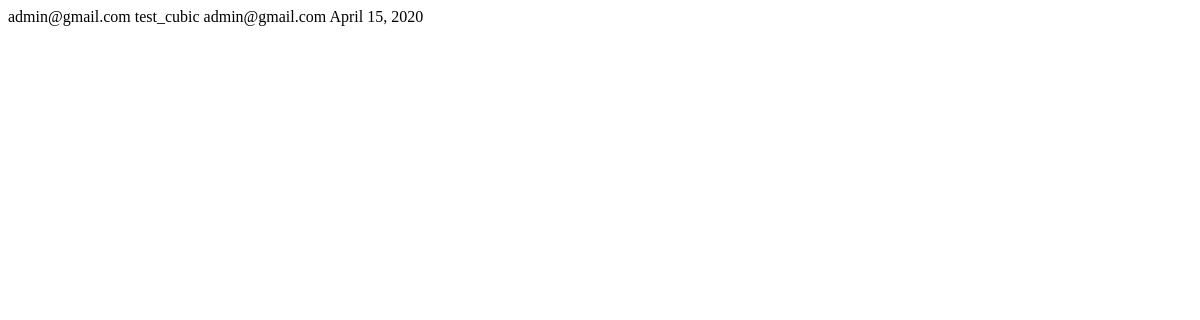
Before: /users/mycubic/ (signed in) with the older database file.
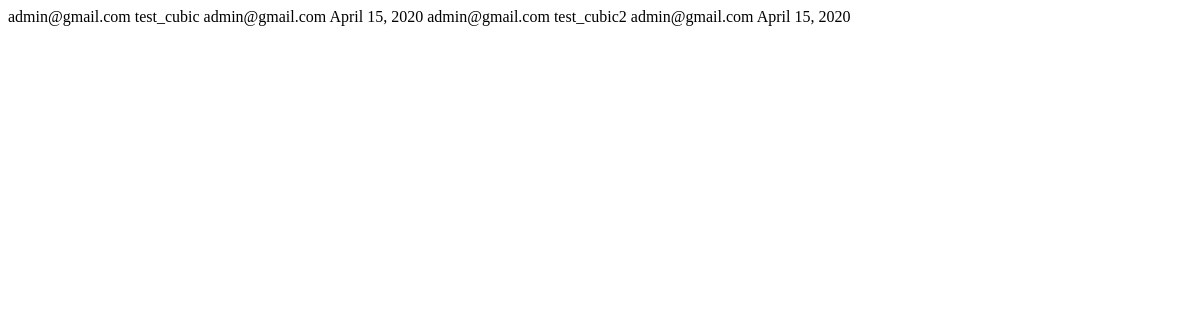
After: the same page with the newer database file.
### assign/models.py (models this page shows, shortened)
class AssignUserCubic(models.Model):
    assigner = models.ForeignKey(FocalPoint, on_delete=models.CASCADE, related_name='+')  #TODO: type should be focal point or higher?
    time = models.DateField(null=True, blank=True, default=timezone.now())
    assigned_user = models.ForeignKey(CustomUser, on_delete=models.CASCADE, related_name='+')
    cubic = models.ForeignKey(Cubic, on_delete=models.CASCADE)
    class Meta:
        unique_together = (("assigned_user", "cubic"),)

### custom_user/models.py (models this page shows, shortened)
class CustomUser(AbstractBaseUser):
    email = models.EmailField(
        verbose_name='email address',
        max_length=255,
        unique=True,
    )
    active = models.BooleanField(default=True)
    staff = models.BooleanField(default=False)  # a admin user; non super-user
    admin = models.BooleanField(default=False)  # a superuser
    objects = UserManager()
    USERNAME_FIELD = 'email'
    REQUIRED_FIELDS = []  # Email & Password are required by default.
    employee_number = models.CharField(max_length=MAX_LENGTH, default="1")  #TODO: unique? think about admins( now they are always 0)
    start_date = models.DateField(null=True, blank=True)
    end_date = models.DateField(null=True, blank=True)
    percentage = models.CharField(choices=(('full_time', 'full_time'), ('part_time', 'part_time')), max_length=MAX_LENGTH,
                                  default="full_time")
    business_group = models.ForeignKey(BusinessGroup, on_delete=models.CASCADE)
    focal_point = models.BooleanField(default=False)
    space_planner = models.BooleanField(default=False)
    def __str__(self):              # __unicode__ on Python 2
        return self.email
    @property
    def is_active(self):
        return self.active

### facilities/models.py (models this page shows, shortened)
class Cubic(models.Model):
    id = models.CharField(primary_key=True, max_length=MAX_LENGTH)
    type = models.CharField(choices=(('shared', 'shared'), ('private', 'private')), max_length=MAX_LENGTH)
    space = models.ForeignKey(Space, on_delete=models.CASCADE)
    focal_point = models.ForeignKey(FocalPoint, on_delete=models.CASCADE)#Todo: think how to enforce only focal point users
    area = models.DecimalField(decimal_places=5, max_digits=10)
    def __str__(self):
        return self.id

### focal_point/models.py (models this page shows)
class FocalPoint(models.Model):
    custom_user = models.OneToOneField(CustomUser, on_delete=models.CASCADE, primary_key=True)
    def __str__(self):
        return self.custom_user.__str__()

### custom_user/views.py (the view)
# urls.py: path('mycubic/', custom_user_views.get_my_cubic, name='mycubic'),
@login_required()
def get_my_cubic(request):
    assignments = AssignUserCubic.objects.filter(assigned_user=request.user)
    return render(request, 'custom_user/mycubic.html',
                  {'assignments': assignments})

### custom_user/templates/custom_user/mycubic.html (shortened to what this page needs)
<!DOCTYPE html>
<html lang="en">
<head>
</head>
<body>
    {% if assignments%}
        {% for assignment in assignments%}
            {{assignment.assigned_user}}
            {{assignment.cubic}}
            {{assignment.assigner}}
            {{assignment.time}}
        {% endfor %}
    {% else %}
        <p>You have no cubics assigned</p>
    {% endif %}
</body>
</html>

Changed rows visible on the page:
added AssignUserCubic: assigned_user "admin@gmail.com", cubic "test_cubic2", assigner "admin@gmail.com", time "April 15, 2020"
